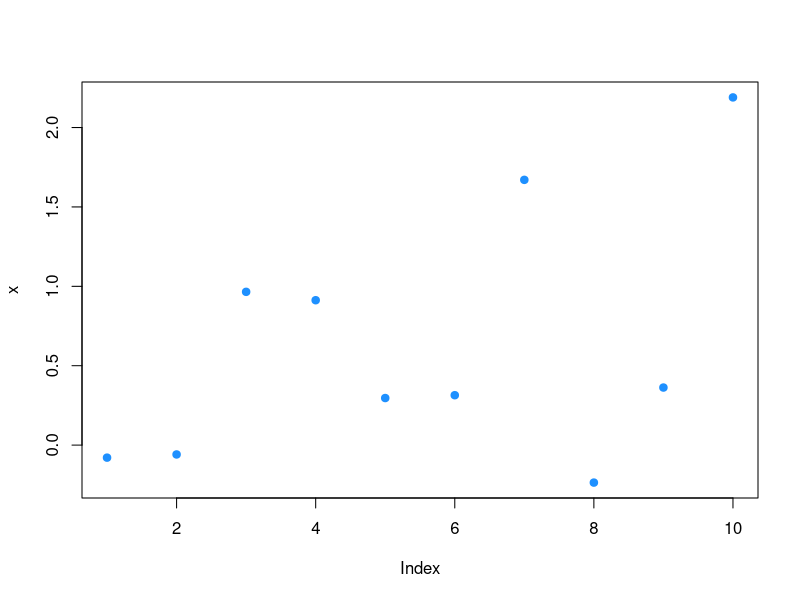

Write the R code that produced this figure.
## ---- chunk 1
knitr::opts_chunk$set(cache=TRUE)
## ---- chunk 2
x = rnorm(10)
plot(x,pch=19,col="dodgerblue")
## ---- chunk 3
y = rbinom(20,size=1,prob=0.5)
table(y)
